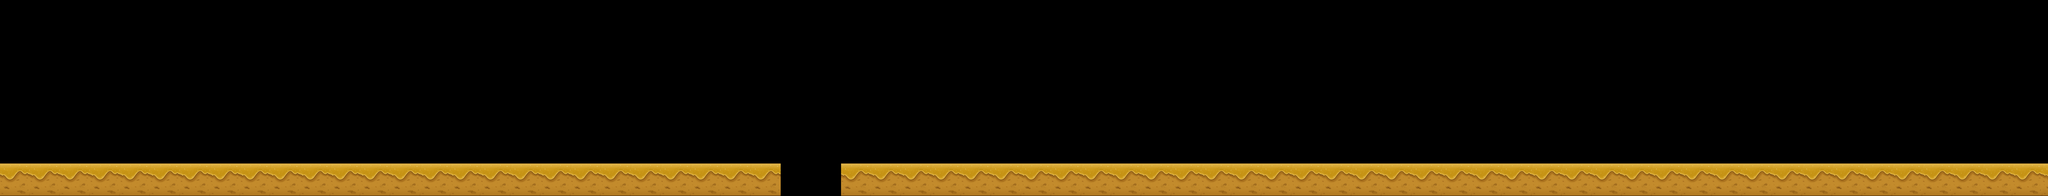

A level layout from a 2D game, rendered from its tile map. Below: a short description, then the map file with tile-grid data replaced by summaries:
An orthogonal 250x24 tile map with 30x30 px tiles, 1 tile layer (background), 13 tilesets and 127 objects.

<map version="1.0" orientation="orthogonal" width="250" height="24" tilewidth="30" tileheight="30">
 <tileset firstgid="1" name="Ob_stage2_object_fixed" tilewidth="100" tileheight="110">
  <image source="Ob_stage2_object_fixed.png" width="100" height="110" />
 </tileset>
 <tileset firstgid="2" name="Ob_stage2-1" tilewidth="120" tileheight="140">
  <image source="Ob_stage2-1.png" width="120" height="140" />
 </tileset>
 <tileset firstgid="3" name="Ob_stage2-2" tilewidth="120" tileheight="225">
  <image source="Ob_stage2-2.png" width="120" height="225" />
 </tileset>
 <tileset firstgid="4" name="Ob_stage2-boss" tilewidth="191" tileheight="225">
  <image source="Ob_stage2-boss.png" width="191" height="225" />
 </tileset>
 <tileset firstgid="5" name="130710_coin_bronze" tilewidth="40" tileheight="40">
  <image source="130710_coin_bronze.png" width="40" height="40" />
 </tileset>
 <tileset firstgid="6" name="130710_coin_gold" tilewidth="40" tileheight="40">
  <image source="130710_coin_gold.png" width="40" height="40" />
 </tileset>
 <tileset firstgid="7" name="130710_coin_silver" tilewidth="40" tileheight="40">
  <image source="130710_coin_silver.png" width="40" height="40" />
 </tileset>
 <tileset firstgid="8" name="Ig_item_run" tilewidth="55" tileheight="55">
  <image source="Ig_item_run.png" width="55" height="55" />
 </tileset>
 <tileset firstgid="9" name="Ig_item_coin" tilewidth="55" tileheight="55">
  <image source="Ig_item_coin.png" width="55" height="55" />
 </tileset>
 <tileset firstgid="10" name="Ig_item_huge" tilewidth="55" tileheight="55">
  <image source="Ig_item_huge.png" width="55" height="55" />
 </tileset>
 <tileset firstgid="11" name="Ig_item_magnet" tilewidth="55" tileheight="55">
  <image source="Ig_item_magnet.png" width="55" height="55" />
 </tileset>
 <tileset firstgid="12" name="stage2_level2" tilewidth="30" tileheight="30">
  <image source="stage2_level2.png" width="7500" height="720" />
 </tileset>
 <tileset firstgid="6012" name="floor" tilewidth="30" tileheight="30">
  <image source="floor.png" width="30" height="30" />
 </tileset>
 <layer name="background" width="250" height="24">
  <data>[6000 cells, 6000 non-empty, 6000 distinct tile ids]</data>
 </layer>
 <objectgroup name="mob1" width="250" height="24" opacity="0">
  <object gid="2" x="832" y="601" />
 </objectgroup>
 <objectgroup name="mob2" width="250" height="24" opacity="0">
  <object gid="3" x="1923" y="603" />
  <object gid="3" x="6518" y="603" />
  <object gid="3" x="6658" y="601" />
 </objectgroup>
 <objectgroup name="coin_bronze" width="250" height="24" opacity="0">
  <object gid="5" x="231" y="540" />
  <object gid="5" x="311" y="540" />
  <object gid="5" x="393" y="540" />
  <object gid="5" x="473" y="539" />
  <object gid="5" x="552" y="540" />
  <object gid="5" x="632" y="540" />
  <object gid="5" x="702" y="489" />
  <object gid="5" x="789" y="470" />
  <object gid="5" x="994" y="469" />
  <object gid="5" x="1067" y="542" />
  <object gid="5" x="1191" y="540" />
  <object gid="5" x="1272" y="540" />
  <object gid="5" x="1352" y="539" />
  <object gid="5" x="1431" y="541" />
  <object gid="5" x="1511" y="540" />
  <object gid="5" x="1593" y="542" />
  <object gid="5" x="1671" y="542" />
  <object gid="5" x="1752" y="540" />
  <object gid="5" x="1830" y="541" />
  <object gid="5" x="2080" y="539" />
  <object gid="5" x="2160" y="540" />
  <object gid="5" x="2240" y="541" />
  <object gid="5" x="2321" y="539" />
  <object gid="5" x="2400" y="539" />
  <object gid="5" x="2479" y="541" />
  <object gid="5" x="2562" y="541" />
  <object gid="5" x="2639" y="541" />
  <object gid="5" x="2720" y="540" />
  <object gid="5" x="2798" y="542" />
  <object gid="5" x="2864" y="490" />
  <object gid="5" x="2950" y="471" />
  <object gid="5" x="3039" y="489" />
  <object gid="5" x="3109" y="544" />
  <object gid="5" x="3188" y="542" />
  <object gid="5" x="3268" y="543" />
  <object gid="5" x="3348" y="542" />
  <object gid="5" x="3426" y="541" />
  <object gid="5" x="3507" y="543" />
  <object gid="5" x="3588" y="543" />
  <object gid="5" x="3700" y="540" />
  <object gid="5" x="3770" y="488" />
  <object gid="5" x="3857" y="470" />
  <object gid="5" x="3944" y="486" />
  <object gid="5" x="4013" y="542" />
  <object gid="5" x="4075" y="542" />
  <object gid="5" x="4145" y="488" />
  <object gid="5" x="4232" y="470" />
  <object gid="5" x="4316" y="487" />
  <object gid="5" x="4389" y="540" />
  <object gid="5" x="6011" y="539" />
  <object gid="5" x="6073" y="427" />
  <object gid="5" x="6167" y="357" />
  <object gid="5" x="6287" y="321" />
  <object gid="5" x="6415" y="343" />
  <object gid="5" x="6807" y="402" />
  <object gid="5" x="6879" y="492" />
  <object gid="5" x="6968" y="541" />
 </objectgroup>
 <objectgroup name="coin_silver" width="250" height="24" opacity="0">
  <object gid="7" x="1192" y="460" />
  <object gid="7" x="1271" y="460" />
  <object gid="7" x="1352" y="460" />
  <object gid="7" x="1433" y="459" />
  <object gid="7" x="1511" y="461" />
  <object gid="7" x="1593" y="461" />
  <object gid="7" x="1672" y="459" />
  <object gid="7" x="1751" y="462" />
  <object gid="7" x="1832" y="461" />
  <object gid="7" x="2080" y="459" />
  <object gid="7" x="2159" y="461" />
  <object gid="7" x="2238" y="460" />
  <object gid="7" x="2320" y="458" />
  <object gid="7" x="2399" y="459" />
  <object gid="7" x="2481" y="461" />
  <object gid="7" x="2560" y="458" />
  <object gid="7" x="2642" y="461" />
  <object gid="7" x="2722" y="460" />
  <object gid="7" x="4451" y="539" />
  <object gid="7" x="4520" y="486" />
  <object gid="7" x="4607" y="471" />
  <object gid="7" x="4692" y="489" />
  <object gid="7" x="4764" y="541" />
  <object gid="7" x="4827" y="540" />
  <object gid="7" x="4900" y="490" />
  <object gid="7" x="4986" y="472" />
  <object gid="7" x="5069" y="489" />
  <object gid="7" x="5138" y="540" />
 </objectgroup>
 <objectgroup name="coin_gold" width="250" height="24" opacity="0">
  <object gid="6" x="2080" y="381" />
  <object gid="6" x="2161" y="379" />
  <object gid="6" x="2241" y="380" />
  <object gid="6" x="2320" y="380" />
  <object gid="6" x="2402" y="381" />
  <object gid="6" x="2480" y="381" />
  <object gid="6" x="2561" y="379" />
  <object gid="6" x="2641" y="381" />
  <object gid="6" x="2720" y="381" />
  <object gid="6" x="5200" y="540" />
  <object gid="6" x="5274" y="489" />
  <object gid="6" x="5359" y="471" />
  <object gid="6" x="5445" y="488" />
  <object gid="6" x="5515" y="542" />
  <object gid="6" x="5577" y="541" />
  <object gid="6" x="5646" y="488" />
  <object gid="6" x="5733" y="471" />
  <object gid="6" x="5820" y="488" />
  <object gid="6" x="5887" y="542" />
 </objectgroup>
 <objectgroup name="object" width="250" height="24" opacity="0">
  <object gid="1" x="3828" y="600" />
  <object gid="1" x="4205" y="600" />
  <object gid="1" x="4575" y="599" />
  <object gid="1" x="4953" y="600" />
  <object gid="1" x="5329" y="599" />
  <object gid="1" x="5701" y="598" />
 </objectgroup>
 <objectgroup name="floor" width="250" height="24" opacity="0">
  <object gid="6012" x="2881" y="632" />
  <object gid="6012" x="2912" y="632" />
  <object gid="6012" x="2943" y="632" />
  <object gid="6012" x="2972" y="631" />
  <object gid="6012" x="3001" y="631" />
  <object gid="6012" x="2882" y="662" />
  <object gid="6012" x="2911" y="661" />
  <object gid="6012" x="2940" y="661" />
  <object gid="6012" x="2968" y="661" />
  <object gid="6012" x="2998" y="661" />
  <object gid="6012" x="2998" y="661" />
  <object gid="6012" x="2998" y="661" />
 </objectgroup>
 <objectgroup name="item_magnet" width="250" height="24" opacity="0">
  <object gid="11" x="147" y="548" />
 </objectgroup>
 <objectgroup name="item_run" width="250" height="24" opacity="0" />
 <objectgroup name="item_coin" width="250" height="24" opacity="0" />
 <objectgroup name="item_huge" width="250" height="24" opacity="0" />
</map>
